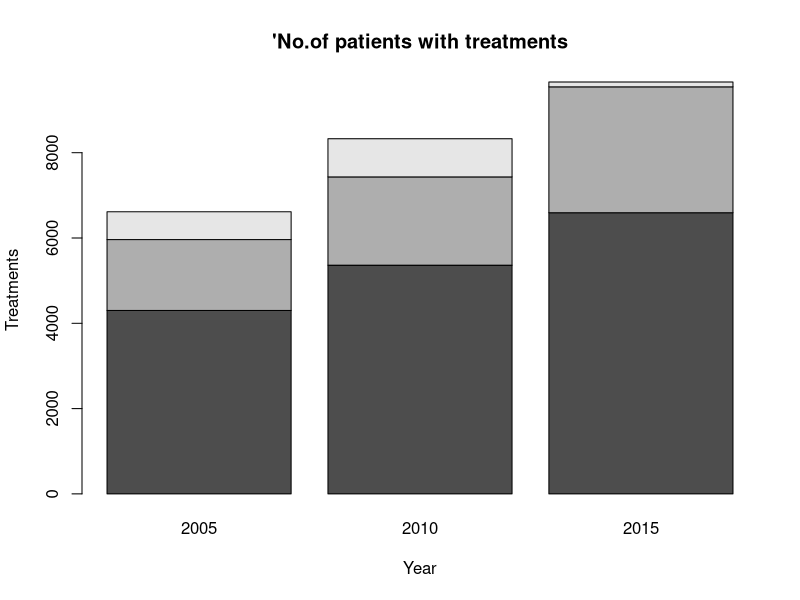
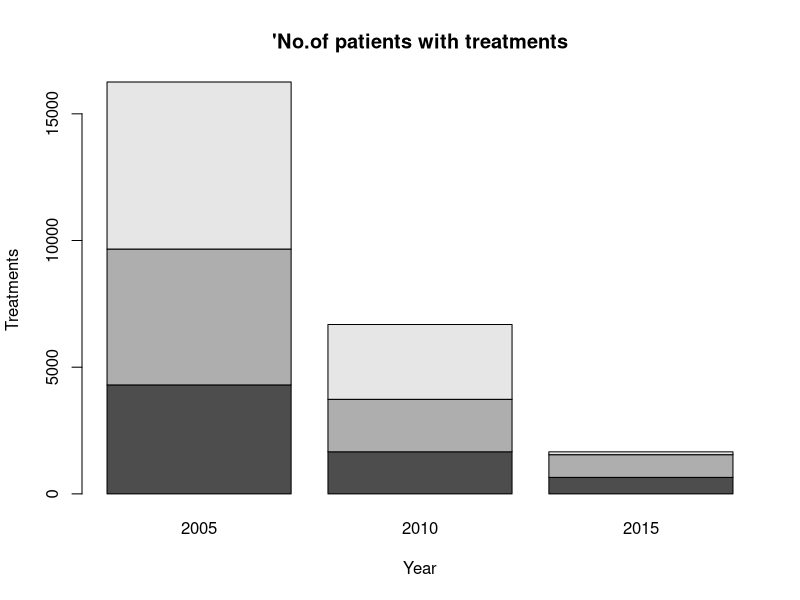

Reproduce these figures in R, in order.
z=scan()
g=z[z<5]

A=matrix(c(4301,1662,652,5362,2071,895,6593,2952,113),3,3,byrow = TRUE)
A
colnames(A)=c("Allopathy","Ayrveduc","Siddha")
rownames(A)=c("2005","2010","2015")
barplot(t(A),xlab = "Year",ylab = "Treatments",main = "'No.of patients with treatments")


B=matrix(c(4301,1662,652,5362,2071,895,6593,2952,113),3,3)
B
colnames(B)=c("Allopathy","Ayrveduc","Siddha")
rownames(B)=c("2005","2010","2015")
barplot(t(B),xlab = "Year",ylab = "Treatments",main = "'No.of patients with treatments")




